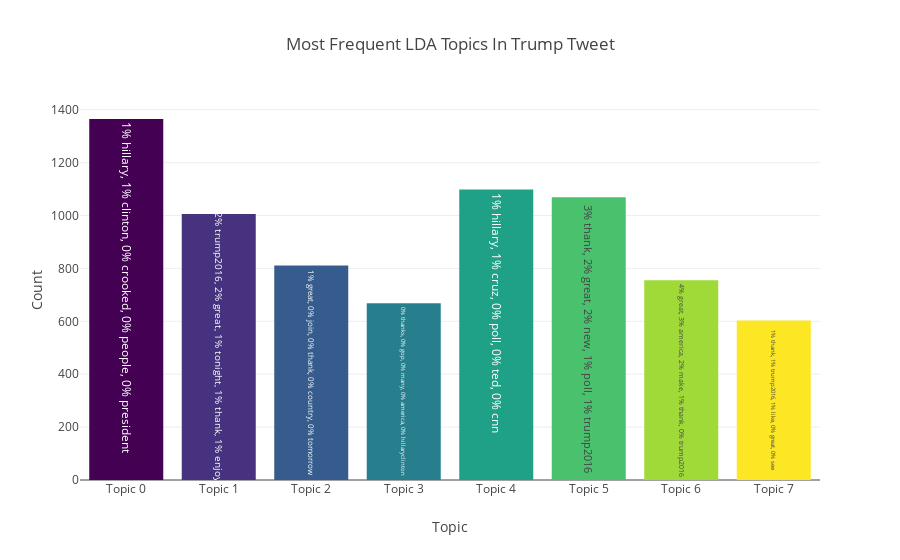

The notebook cell this image was saved under:
### Code cell
# 排序
ldaCategoriesSorted, ldaCountsSorted = zip(*sorted(zip(ldaCategories, ldaCounts)))

# 创建标签
topWords = getTopWords(5, ldaKeys, vectorizedText, countVectorizer)
labels = ['Topic {}'.format(i) for i in ldaCategoriesSorted]

# 创建色彩映射
n = nTopics
cmap = get_cmap('viridis')
colors = [rgb2hex(cmap(color)) for color in np.arange(0, 1.000001, 1/(n-1))]

# 生成柱状图
data = go.Bar(x = labels,
              y = ldaCountsSorted,
              text = [word for word in topWords if word],
              marker = dict(color = colors))

layout = go.Layout(title = 'Most Frequent LDA Topics In Trump Tweet',
                   xaxis = dict(title = 'Topic'),
                   yaxis = dict(title = 'Count'))

fig = go.Figure(data=[data], layout=layout)
iplot(fig)

### Figure 1 — Plotly figure (JSON) as saved in the notebook; plotly's stock layout.template omitted (floating-point values rounded to 4 significant figures)
{"data": [{"marker": {"color": ["#440154", "#46327e", "#365c8d", "#277f8e", "#1fa187", "#4ac16d", "#a0da39", "#fde725"]}, "text": ["1% hillary, 1% clinton, 0% crooked, 0% people, 0% president", "2% trump2016, 2% great, 1% tonight, 1% thank, 1% enjoy", "1% great, 0% join, 0% thank, 0% country, 0% tomorrow", "0% thanks, 0% gop, 0% many, 0% america, 0% hillaryclinton", "1% hillary, 1% cruz, 0% poll, 0% ted, 0% cnn", "3% thank, 2% great, 2% new, 1% poll, 1% trump2016", "4% great, 3% america, 2% make, 1% thank, 0% trump2016", "1% thank, 1% trump2016, 1% like, 0% great, 0% see"], "type": "bar", "uid": "f804b224-931f-11e8-bac6-0024d6c0edbe", "x": ["Topic 0", "Topic 1", "Topic 2", "Topic 3", "Topic 4", "Topic 5", "Topic 6", "Topic 7"], "y": [1365, 1006, 811, 668, 1098, 1069, 755, 603]}], "layout": {"title": "Most Frequent LDA Topics In Trump Tweet", "xaxis": {"title": "Topic"}, "yaxis": {"title": "Count"}}}
